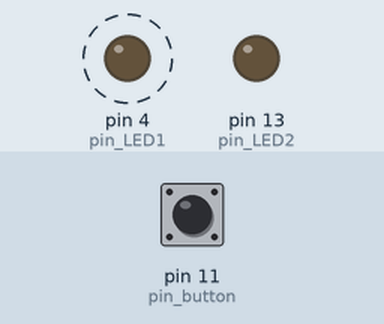
This sketch was run on a simulated Arduino Uno, built with avr-gcc and run on an emulated ATmega328P. Shown: output pins drawn as LEDs (lit = HIGH). Dashed ring = blinking. Inputs (shaded band) come from the test bench; at power-on: pin 11 (pin_button) HIGH.

Above: at 3.8 s.
3.9 s: pin 11 (pin_button) pulled LOW for 1.3 s
At 4.6 s:
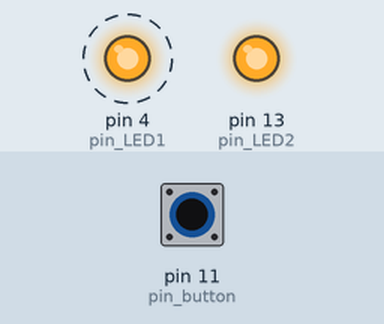
7.4 s: pin 11 (pin_button) pulled LOW for 3.2 s
At 12.8 s:
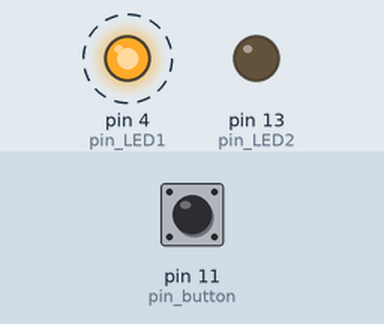
Timing chart, 0 to 18.1 s (numbered marks = the images above; inputs shaded):
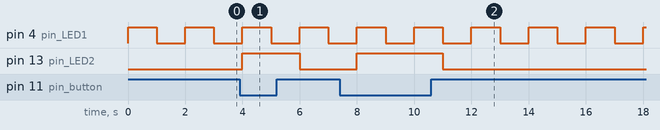

Measured:
- after the input at 3.9 s, pin 13 (pin_LED2): LOW → HIGH after 0.10 s, → LOW 2.0 s later
- after the input at 7.4 s, pin 13 (pin_LED2): LOW → HIGH after 0.60 s, → LOW 3.0 s later
- by itself, pin 4 (pin_LED1): alternates HIGH for 1.0 s and LOW for 1.0 s

The sketch:

app.ino
```cpp
#include <SimpleTimer.h>

int pin_LED1 = 4;
int pin_LED2 = 13;
int pin_button = 11;
boolean LED_state = false;

SimpleTimer timer;

// 함수명 의미 : 함수의 시작주소를 가지고 있는 포인터 상수다.
// 배열명의 의미 ? int a[10]; 변수 a 자체는 첫 번째 엘리먼트의 주소를 가리키는 포인터(상수)

void blink() {
    LED_state = !LED_state;
    digitalWrite(pin_LED1, LED_state);
}

void setup() {
    pinMode(pin_LED1, OUTPUT);
    digitalWrite(pin_LED1, LED_state);
    pinMode(pin_LED2, OUTPUT);
    digitalWrite(pin_LED2, false);

    pinMode(pin_button, INPUT_PULLUP);
    timer.setInterval(1000, blink); // 1초 간격으로 블링크
}

//python...
// in = input #input()
// line = in() #input()

void loop() {
    LED_state = !LED_state;
    digitalWrite(pin_LED1, LED_state);
    delay(1000);
    // 버튼 상태를 읽어서 13번 핀에 연결된 LED에 표시
    digitalWrite(pin_LED2, !digitalRead(pin_button));
}
```
